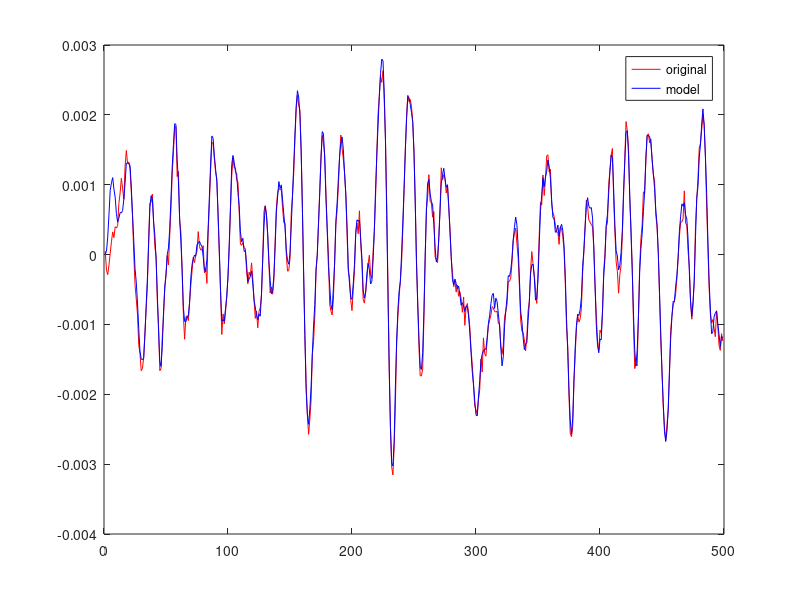

Recreate this plot in MATLAB.
clc; 
clear all;
close all;


load laserbeamdataN.mat
m = 50;

input = u(2:end);
output = y(2:end);
tpl = zeros(m,1);
tpl(1,1) = input(1,1);


phi = toeplitz(input, tpl);

tetah = inv(phi' * phi) * (phi' * output);

yh = phi * tetah;

plot(output,'r');
hold on;
plot(yh,'b');
legend('original','model');



